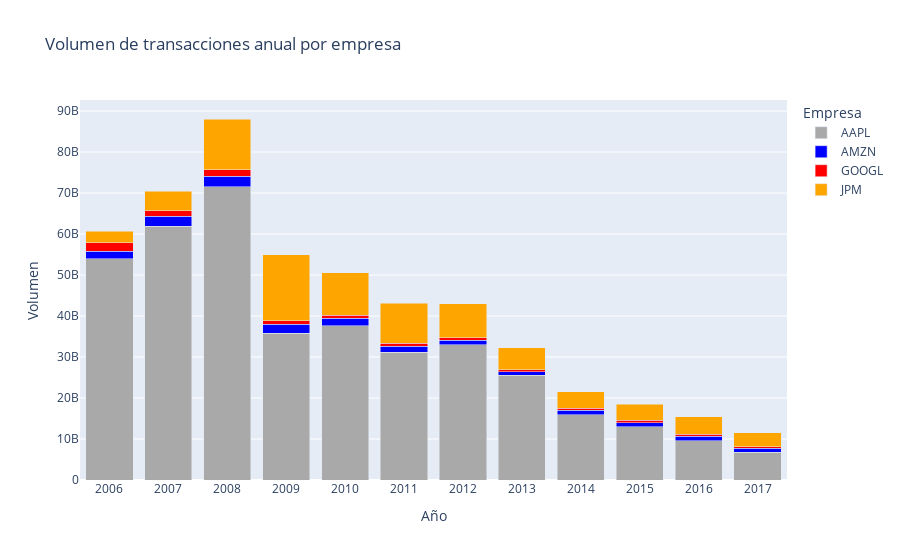

The notebook cell saved with this chart:
### Markdown cell above
## Volumen de transacciones anual de AAPL, JPM, GOOGL y AMAZN. En el mismo gráfico debo poder comparar el volumen por año y la proporción de este correspondiente a cada empresa.

### Code cell
filtered_df = df[df['name'].isin(['AAPL', 'JPM', 'GOOGL', 'AMZN'])]
filtered_df['year'] = filtered_df['date'].dt.year
grouped_df = filtered_df.groupby(['year', 'name']).agg({'volume': 'sum'}).reset_index()
grouped_df['volume_prop'] = grouped_df.groupby('year')['volume'].transform(lambda x: x / x.sum())
fig = px.bar(grouped_df, x='year', 
             y='volume', 
             color='name', 
             barmode='stack',
             color_discrete_sequence=['darkgray', 'blue', 'red', 'orange'],
             title='Volumen de transacciones anual por empresa',
             labels={'year': 'Año', 'volume': 'Volumen', 'name': 'Empresa'})
fig.update_xaxes(tickmode='array', tickvals=grouped_df['year'].unique(), ticktext=grouped_df['year'].unique())
fig.show()

### Figure 1 — Plotly figure (JSON) as saved in the notebook; plotly's stock layout.template omitted (floating-point values rounded to 4 significant figures)
{"data": [{"alignmentgroup": "True", "hovertemplate": "Empresa=AAPL<br>Año=%{x}<br>Volumen=%{y}<extra></extra>", "legendgroup": "AAPL", "marker": {"color": "darkgray", "pattern": {"shape": ""}}, "name": "AAPL", "offsetgroup": "AAPL", "orientation": "v", "showlegend": true, "textposition": "auto", "type": "bar", "x": [2006, 2007, 2008, 2009, 2010, 2011, 2012, 2013, 2014, 2015, 2016, 2017], "xaxis": "x", "y": [53982792080, 61849550357, 71532125609, 35850854893, 37612777363, 31108767508, 32994076346, 25606397999, 15934492690, 13019939940, 9625820389, 6811235883], "yaxis": "y"}, {"alignmentgroup": "True", "hovertemplate": "Empresa=AMZN<br>Año=%{x}<br>Volumen=%{y}<extra></extra>", "legendgroup": "AMZN", "marker": {"color": "blue", "pattern": {"shape": ""}}, "name": "AMZN", "offsetgroup": "AMZN", "orientation": "v", "showlegend": true, "textposition": "auto", "type": "bar", "x": [2006, 2007, 2008, 2009, 2010, 2011, 2012, 2013, 2014, 2015, 2016, 2017], "xaxis": "x", "y": [1792552278, 2454647696, 2520431923, 2146562394, 1829323102, 1464295930, 1050233531, 748378451, 1030226257, 954245799, 1034016481, 882925900], "yaxis": "y"}, {"alignmentgroup": "True", "hovertemplate": "Empresa=GOOGL<br>Año=%{x}<br>Volumen=%{y}<extra></extra>", "legendgroup": "GOOGL", "marker": {"color": "red", "pattern": {"shape": ""}}, "name": "GOOGL", "offsetgroup": "GOOGL", "orientation": "v", "showlegend": true, "textposition": "auto", "type": "bar", "x": [2006, 2007, 2008, 2009, 2010, 2011, 2012, 2013, 2014, 2015, 2016, 2017], "xaxis": "x", "y": [2134134420, 1367346735, 1606159196, 885224033, 799731223, 777725691, 649998834, 526336666, 529858529, 545842483, 493769102, 405862262], "yaxis": "y"}, {"alignmentgroup": "True", "hovertemplate": "Empresa=JPM<br>Año=%{x}<br>Volumen=%{y}<extra></extra>", "legendgroup": "JPM", "marker": {"color": "orange", "pattern": {"shape": ""}}, "name": "JPM", "offsetgroup": "JPM", "orientation": "v", "showlegend": true, "textposition": "auto", "type": "bar", "x": [2006, 2007, 2008, 2009, 2010, 2011, 2012, 2013, 2014, 2015, 2016, 2017], "xaxis": "x", "y": [2710492500, 4755970035, 12400758806, 16071080671, 10371639245, 9716772550, 8267915072, 5324287797, 3985797974, 3992625707, 4289325011, 3476542287], "yaxis": "y"}], "layout": {"barmode": "stack", "legend": {"title": {"text": "Empresa"}, "tracegroupgap": 0}, "title": {"text": "Volumen de transacciones anual por empresa"}, "xaxis": {"anchor": "y", "domain": [0, 1], "tickmode": "array", "ticktext": [2006, 2007, 2008, 2009, 2010, 2011, 2012, 2013, 2014, 2015, 2016, 2017], "tickvals": [2006, 2007, 2008, 2009, 2010, 2011, 2012, 2013, 2014, 2015, 2016, 2017], "title": {"text": "Año"}}, "yaxis": {"anchor": "x", "domain": [0, 1], "title": {"text": "Volumen"}}}}
